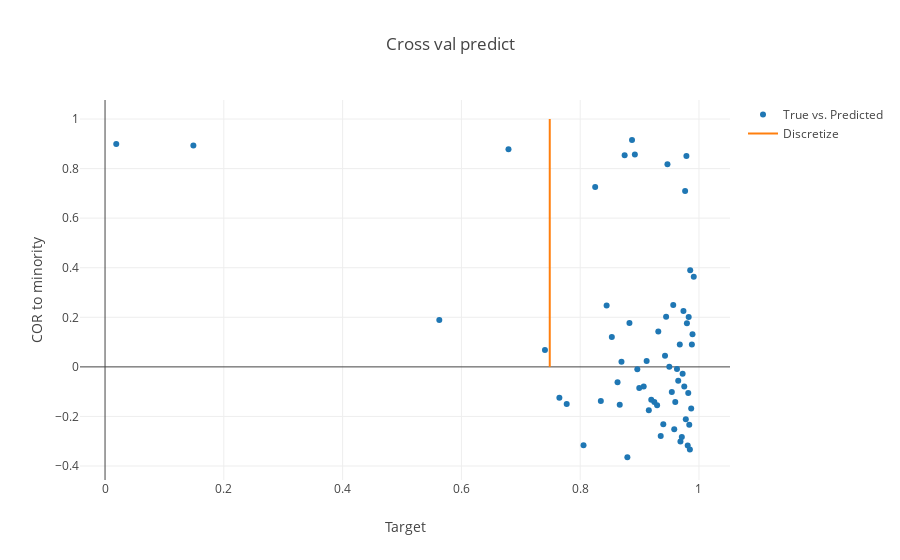
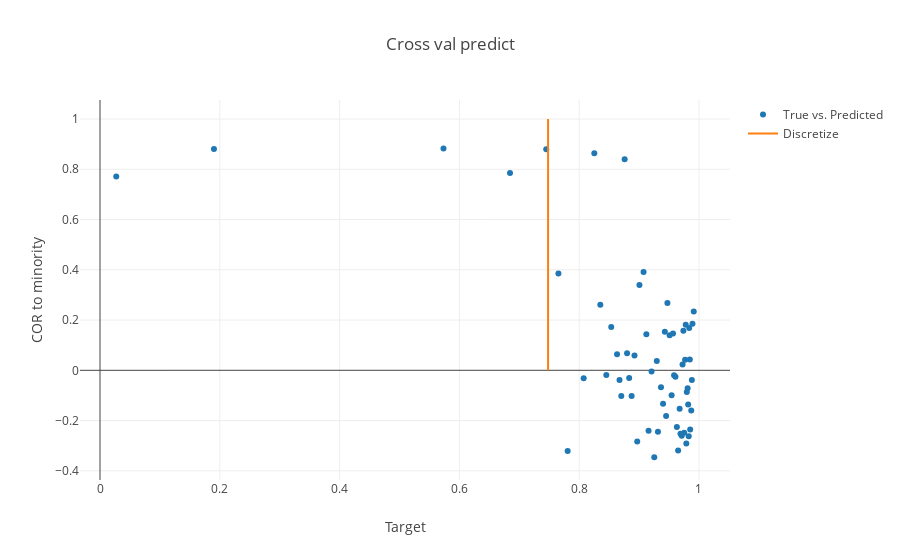
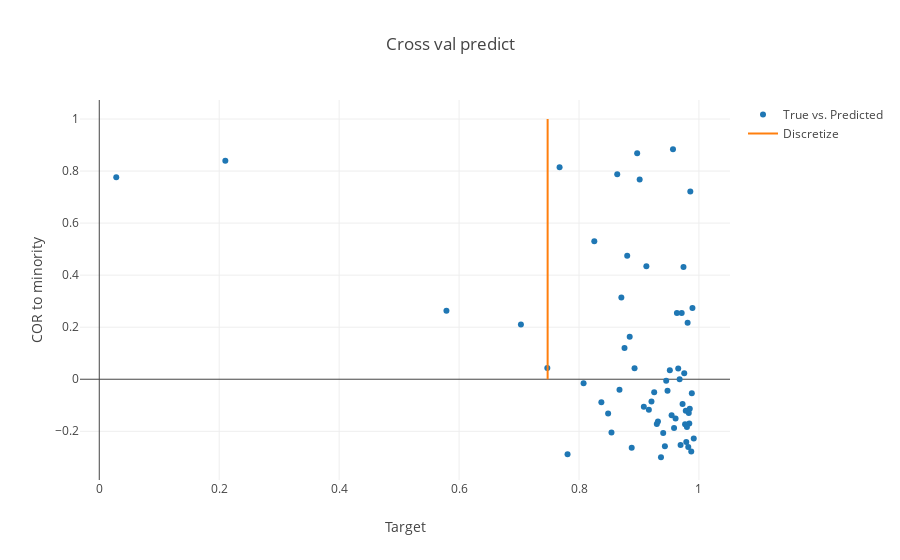
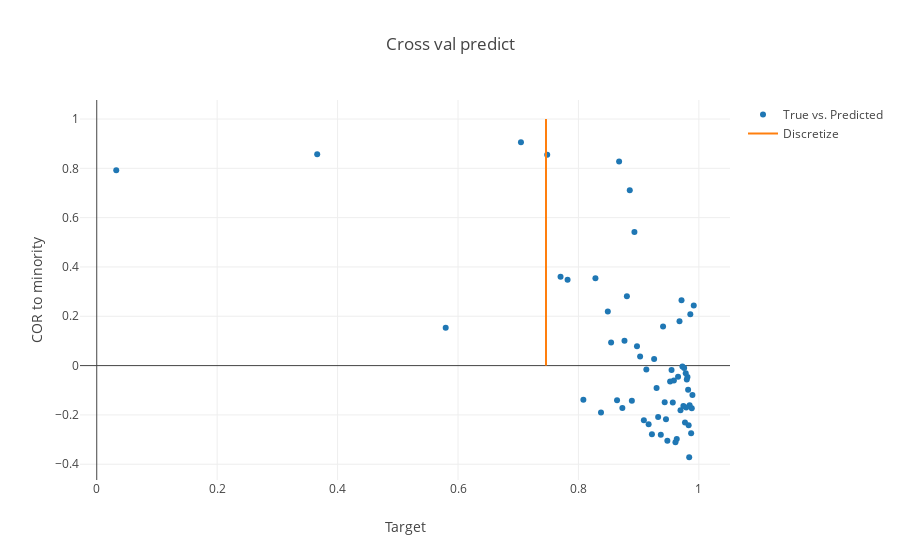

These figures' notebook cell, in order:
### Code cell
#IRAPS
cv = OrderedKFold(10)
results = {}
test_indices = {}
fold=0
auc_scores = []
ap_scores = []
iraps_core = IRAPSCore(n_iter=100, positive_thres=-1, verbose=0, random_state=None)
iraps = IRAPSClassifier(iraps_core, p_thres=0.01, occurrence=0.75, fc_thres=0.01, discretize=-1)
for train_index, test_index in cv.split(X, y):
    X_train, y_train = X[train_index], y[train_index]
    X_test, y_test = X[test_index], y[test_index]
    test_indices[fold] = test_index
    
    estimator = clone(iraps)
    estimator.fit(X_train, y_train)
    y_p = estimator.predict(X_test)
    results[fold] = y_p

    y_t = y_test < estimator.discretize_value

    auc = roc_auc_score(y_t, y_p)
    print("AUC: %f" %auc)
    auc_scores.append(auc)
    
    ap = average_precision_score(y_t, y_p)
    print("AP: %f" %ap)
    ap_scores.append(ap)
    
    data1 = go.Scatter(
            x = y_test,
            y = y_p,
            mode = "markers",
            name = "True vs. Predicted",
    )
    fold += 1

    data2 = go.Scatter(
            x = [0, 1],
            y = [0, 1],
            mode = "lines",
            name = "Perfect",
    )
    
    data3 = go.Scatter(
            x = [estimator.discretize_value, estimator.discretize_value],
            y = [0, 1],
            mode = "lines",
            name = "Discretize",
    )

    layout = dict(
        xaxis=dict(
            title='Target'
        ),
        yaxis=dict(
            title='COR to minority'
        ),
        title="Cross val predict"

    )
    fig = go.Figure(data=[data1, data3], layout=layout)
    iplot(fig)
print("AUC Mean: %f" %(sum(auc_scores)/float(len(auc_scores))))
print("AP Mean: %f" %(sum(ap_scores)/float(len(ap_scores))))
